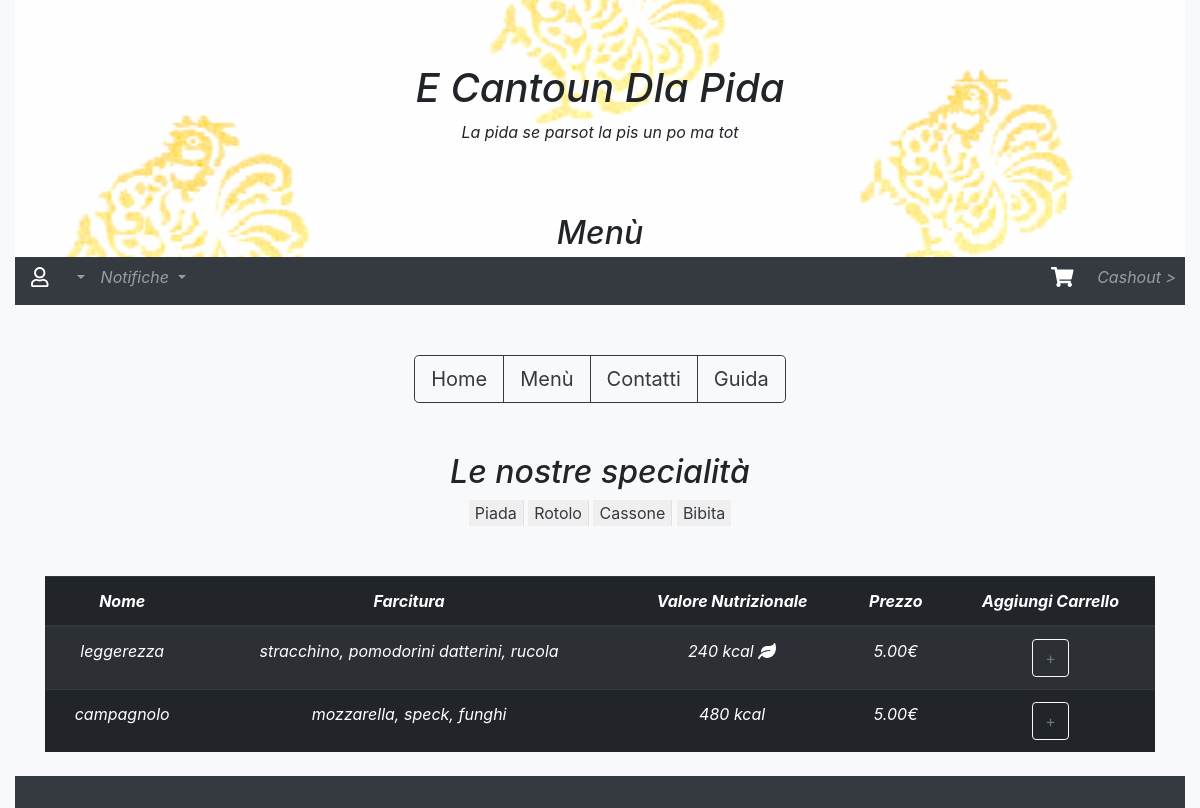
Screenshot of /menu.php?rotolo with the database file from the repository.
### tables this page shows
CREATE TABLE `rotolo` (
  `id` int(10) UNSIGNED NOT NULL,
  `categoria` int(11) UNSIGNED NOT NULL DEFAULT '2',
  `nome` varchar(32) NOT NULL,
  `ingredienti` varchar(200) NOT NULL,
  `calorie` int(11) NOT NULL,
  `healthy` tinyint(1) NOT NULL,
  `prezzo` decimal(3,2) NOT NULL
);

### php/show_menu.php (the view, shortened to what this page needs)
<?php function showRotolo(){?>
  <div class="col-sm-12">
    <div class="container">
      <div class="table-responsive">
      <table class="table table-dark table-striped text-center">
        <thead>
          <tr>
            <th id="nome">Nome</th>
            <th id="farcitura">Farcitura</th>
            <th id="valore nutrizionale">Valore Nutrizionale</th>
            <th id="prezzo">Prezzo</th>
            <th id="add">Aggiungi Carrello</th>
          </tr>
        </thead>
        <?php
      $servername = "localhost";
      $username = "root";
      $password = "";
      $dbname = "ecantoun";
      $conn = new mysqli($servername, $username, $password, $dbname);
        $sql = "SELECT id, categoria, nome, ingredienti, prezzo, calorie, healthy FROM rotolo ";
        $result = $conn->query($sql);
        if ($result->num_rows > 0) {?>
          <tbody>
            <?php
              while($row = $result->fetch_assoc()) {?>
                <tr><form action="php/addCart.php" method="post"><?php
                ?> <td headers="nome"><?php echo $row["nome"] ?> <input type="hidden" name="id" value="<?php echo $row["id"] ?> ">
                  <input type="hidden" name="categoria" value="<?php echo $row["categoria"] ?> "> <input type="hidden" name="prodotto" value="<?php echo $row["nome"] ?> "> </td><?php
                ?> <td headers="farcitura"><?php echo $row["ingredienti"] ?></td><?php
                ?> <td headers="valore nutrizionale"><?php echo $row["calorie"] . " kcal"; if($row["healthy"]==1){ ?> <i class="fas fa-leaf"></i> <?php } ?></td><?php
                ?> <td headers="prezzo"><?php echo $row["prezzo"] . "€" ?><input type="hidden" name="prezzo" value="<?php echo $row["prezzo"] ?>"> </td>
                <td headers="add"><input type="submit" class="btn btn-outline-light text-muted" name="addCart" value="+" ></td>
                </form></tr> <?php
              }
          ?>
        </tbody> <?php } ?>
        </table>
      </div>
      </div>
    </div> <?php
  }
?>

### css/alto.css (style rules this page uses)
body { font-style: italic; }

### rows the page displays
rotolo: nome "leggerezza", ingredienti "stracchino, pomodorini datterini, rucola", calorie "240", healthy 1 (drawn), prezzo "5.00"
rotolo: nome "campagnolo", ingredienti "mozzarella, speck, funghi", calorie "480", prezzo "5.00"
